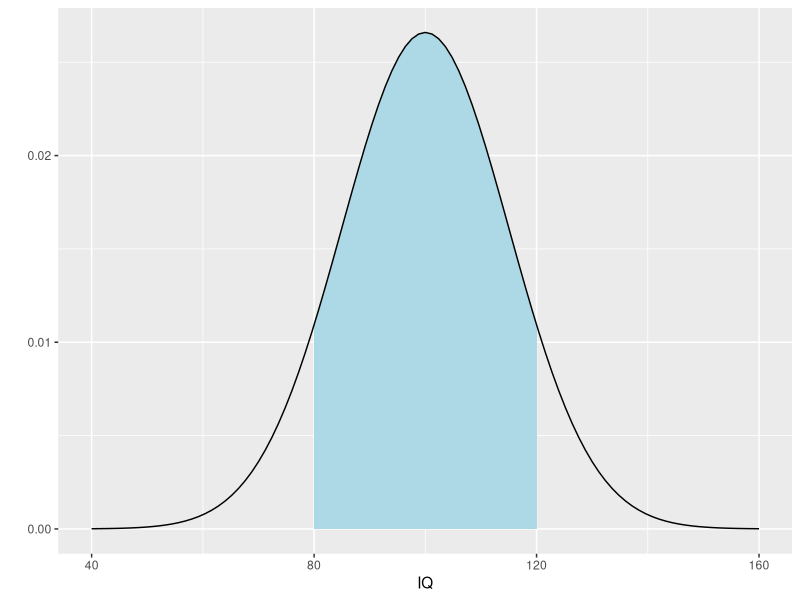
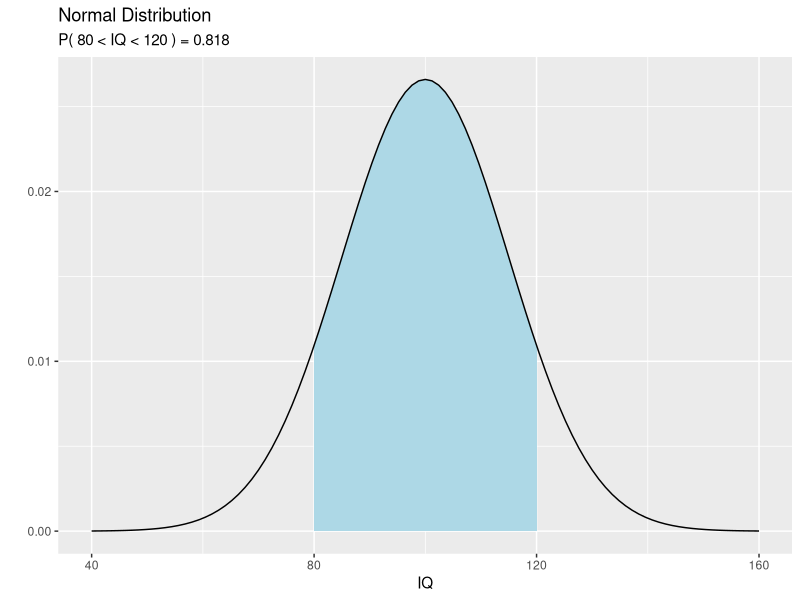
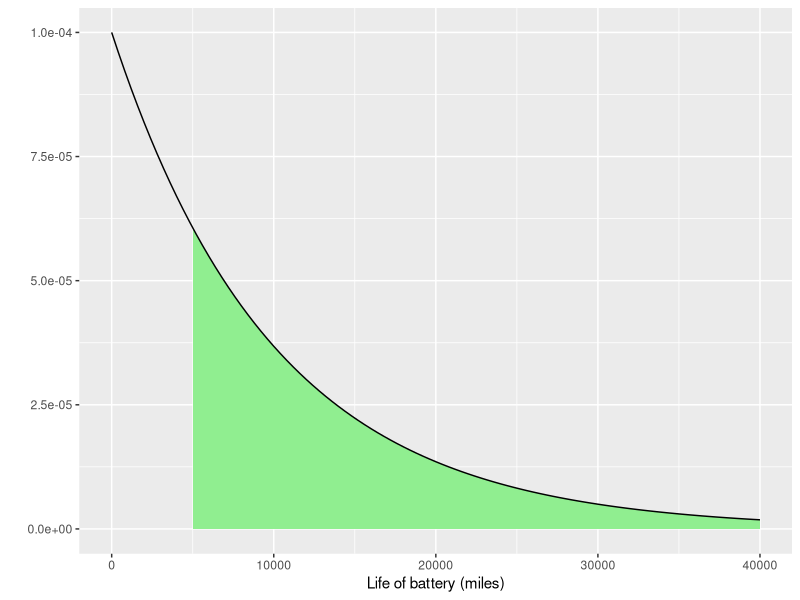
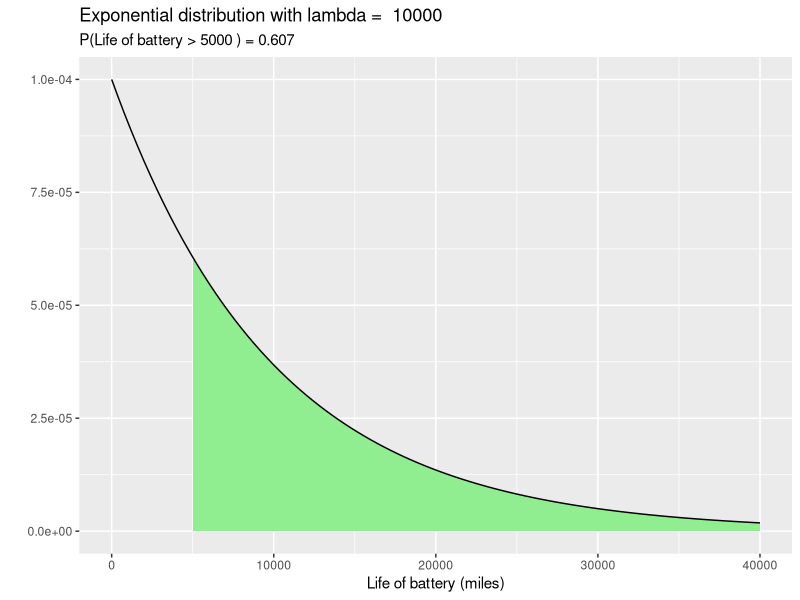

Write the R code that produced these figures, in order.
##################################################
#
# Plotting Probability Distributions and
# Calculating Probabilities
#
# Student name(s): Daniel Camacho
#
##################################################
#
# Directions: (1) read through and run the code to
# understand what it does. 
# (2) Do the exercises, copying code and changing
# comments to match to content for each question
#
#################################################
#
# Answers:  Submit an R script that will produce
# the plots that answer the exercises.
#
############## Setup ##############
# We will use tibbles, pipes, and ggplot
require(tidyverse)


######## Example of probabilities with a normal curve #########
# Question:
# Children's IQ scores are normally distributed with a
# mean of 100 and a standard deviation of 15. What
# proportion of children have an IQ between 80 and 120?

# Set the parameters for the distribution
mu <- 100      # mean
sigma <- 15    # standard deviation
lower <- 80
upper <- 120

# Generate 100 x-values between mu +/- 4sigma 
# These will be used to generate points on the 
# normal curve
# for ggplot to work we need the data in a tibble
data <- tibble(x = seq(mu - 4*sigma,
                       mu + 4*sigma,
                       length = 100))

# plot the normal distribution and
# shade the region
# Note that this calculates the y values 
# on the fly using "dnorm"  ("fun" = function)
#dnorm calculates values. Ex: dnorm(90)=y high of the normal curve
myPlot <- data %>% 
  ggplot(aes(x = x)) +
  stat_function(fun = dnorm,                # shade the region
                args = list(mean = mu, 
                            sd = sigma),    # parameters for "dnorm" 
                xlim = c(lower,upper),
                geom = "area",
                fill = "lightblue")  +
  stat_function(fun = dnorm,                # draw the curve
                args = list(mean = mu,
                            sd = sigma)) +  # parameters for "dnorm"
  xlab("IQ") +
  ylab("")

# we saved the plot so that we could add the title to it later
# to look at it now, we need to execute this line
myPlot

# Now calculate the probability 
#  P(80 < x < 100) = P(z_lower < z < z_upper)
# That is, find the area shaded in blue
# For this we use the pnorm function
area <- pnorm(upper, mean = mu, sd = sigma) - 
  pnorm(lower, mean = mu, sd = sigma)

# add probability to the plot formatted properly
result <- paste("P(",lower,"< IQ <",upper,") =",
   signif(area, digits=3))

myPlot + ggtitle("Normal Distribution",
                 subtitle = result) 

##################################################
#
# Exercises - Part A: For each of these problems, 
# create a standard normal plot like above
# with the area shaded and title showing the
# area.
# 
#   (1)  The length of human gestation has a normal 
#   distribution with a mean of 266 days and a standard 
#   deviation of 16 days.  What proportion of pregnancies
#   will last between 240 and 270 days?
#   
#   (2) Entrance t a certain University is determined 
#   by a national test.  The scores on this test are 
#   normally distributed with mean 500 and standard   
#   deviation 100.  What is the probability that a  
#   student makes less than 585 on the exam?
#   
#   (3) If the mean of a random variable with a 
#   normal distribution is 81.1 and the standard 
#   deviation is 4.7, then find the probability 
#   of randomly selecting a value more than 83?
#   
#
##################################################

######## Example of probabilities with an exponential curve #########
# Question:
# The number of miles that a particular car can run before 
# its battery wears out is exponentially distributed 
# with an average of 10,000 miles. The owner of the 
# car needs to take a 5000-mile trip. What is the probability 
# that the driver will be able to complete the trip without having 
# to replace the car battery?

# Set the parameters for the distribution
lambda <- 10000      # lambda = average "lifetime"
rate <- 1/lambda     # parameter for "dexp" is rate = 1/lambda
lower <- 5000
upper <- 4*lambda    # We have to stop the graph somewhere 

# Generate 100 x-values between 0 and 4*lambda
# These will be used to generate points on the 
# exponential curve
# for ggplot to work we need the data in a tibble
data <- tibble(x = seq(0, 4*lambda,length = 100))

# plot the exponential distribution and
# shade the region
# Note that this calculates the y values 
# on the fly using "dexp" 
myPlot <- data %>% 
  ggplot(aes(x = x)) +
  stat_function(fun = dexp,                   
                args = list(rate = rate),     # parameters for "dexp"   
                xlim = c(lower,upper),
                geom = "area",                # shade the region
                fill = "lightgreen")  +
  stat_function(fun = dexp,                   # draw the curve
                args = list(rate = rate)) +   # parameters for "dexp" 
  xlab("Life of battery (miles)") +
  ylab("")

# we saved the plot so that we could add the title to it later
# to look at it now, we need to execute this line
myPlot

# Now calculate the probability 
#  P( x < upper) 
# That is, find the area shaded in green
# For this we use the pexp function
# Note that 
area <- 1 - pexp(lower, rate = 1/lambda)

# add probability to the plot formatted properly
result <- paste("P(Life of battery >",lower,") =",
   signif(area, digits=3))

myPlot + ggtitle(paste("Exponential distribution with lambda = ",
                       lambda),
                 subtitle = result) 

##################################################
#
# Exercises - Part B: For each of these problems, 
# create an plot like above
# with the area shaded and title showing the
# area.
# 
#   (4)  a) On the average, a certain computer part 
#   lasts ten years. The length of time the computer 
#   part lasts is exponentially distributed. What is the
#   probability that the part will last between 7 and 11
#   years?
#   (4)  b) Eighty percent of these computer parts last 
#   at most how long?  (Hint: what R function is the 
#   inverse of pexp?)
#   
#   (5) What is the probability that a chi-square random 
#   variable with 10 degrees of freedom is greater 
#   than 15.99?  (This curve can be graphed on the
#   interval [0,5].)
#
#   (6) Find the probability that an F-statistics is
#   less than 0.595 if the degrees of freedom are 
#   df = 11 and df = 6.  (This curve can be graphed on the
#   interval [0,5].)
#
##################################################
